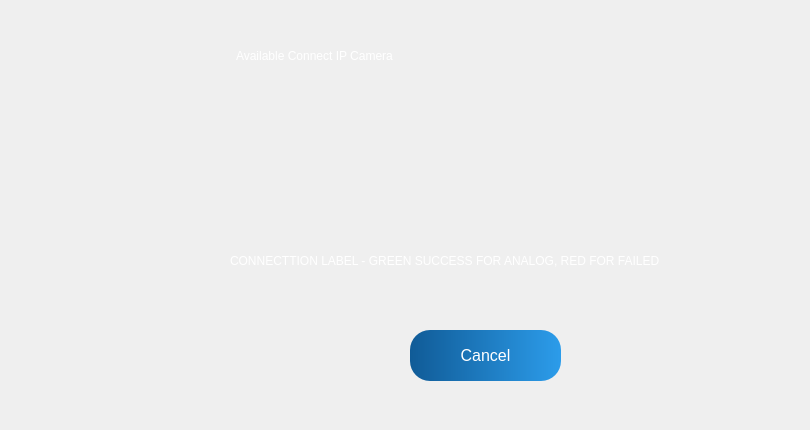
         <widget class="QWidget" name="cctvAvailableConnect_page">
          <widget class="QLabel" name="label_80">
           <property name="geometry">
            <rect>
             <x>170</x>
             <y>20</y>
             <width>631</width>
             <height>401</height>
            </rect>
           </property>
           <property name="text">
            <string/>
           </property>
           <property name="pixmap">
            <pixmap resource="detechRs.qrc">:/images/images/rectangleShape.png</pixmap>
           </property>
           <property name="scaledContents">
            <bool>true</bool>
           </property>
          </widget>
          <widget class="QLabel" name="label_81">
           <property name="geometry">
            <rect>
             <x>230</x>
             <y>40</y>
             <width>531</width>
             <height>31</height>
            </rect>
           </property>
           <property name="styleSheet">
            <string notr="true">QLabel
{
color: white;
font: 20px &quot;Roboto&quot;;
background-color: qlineargradient(spread:pad, x1:0, y1:0, x2:1, y2:0, stop:0 		rgba(155, 171, 183, 1), stop:1 rgba(45, 158, 236, 0));
}
</string>
           </property>
           <property name="text">
            <string>  Available Connect IP Camera</string>
           </property>
          </widget>
          <widget class="QLabel" name="connectionColor_label">
           <property name="geometry">
            <rect>
             <x>230</x>
             <y>220</y>
             <width>531</width>
             <height>81</height>
            </rect>
           </property>
           <property name="font">
            <font>
             <pointsize>9</pointsize>
             <weight>50</weight>
             <italic>false</italic>
             <bold>false</bold>
            </font>
           </property>
           <property name="styleSheet">
            <string notr="true">QLabel
{
color: white;
background-color: qlineargradient(spread:pad, x1:0, y1:0, x2:1, y2:0, stop:0 		rgba(155, 171, 183, 1), stop:1 rgba(45, 158, 236, 0));
}
</string>
           </property>
           <property name="text">
            <string>CONNECTTION LABEL - GREEN SUCCESS FOR ANALOG, RED FOR FAILED</string>
           </property>
          </widget>
          <widget class="QPushButton" name="cancelSetup_button">
           <property name="geometry">
            <rect>
             <x>410</x>
             <y>330</y>
             <width>151</width>
             <height>51</height>
            </rect>
           </property>
           <property name="font">
            <font>
             <pointsize>12</pointsize>
             <weight>50</weight>
             <italic>false</italic>
             <bold>false</bold>
            </font>
           </property>
           <property name="styleSheet">
            <string notr="true">QPushButton {
background-color: qlineargradient(spread:pad, x1:0, y1:0, x2:1, y2:0, stop:0 rgba(16, 91, 151, 255), stop:1 rgba(44, 156, 234, 255));
color: white;
border-radius: 20px;
}

QPushButton:hover {
    background: qradialgradient(
        cx: 0.3, cy: -0.4, fx: 0.3, fy: -0.4,
        radius: 1.35, stop: 0 rgb(119, 88, 127), stop: 1 rgb(28, 96, 255)
        );
    }

QPushButton:pressed {
    border-style: inset;
    background: qradialgradient(
        cx: 0.4, cy: -0.1, fx: 0.4, fy: -0.1,
        radius: 1.35, stop: 0 rgb(17, 21, 255), stop: 1 #ddd
        );
    }</string>
           </property>
           <property name="text">
            <string>Cancel</string>
           </property>
           <property name="icon">
            <iconset resource="detechRs.qrc">
             <normaloff>:/images/images/ri_login-circle-fill.png</normaloff>:/images/images/ri_login-circle-fill.png</iconset>
           </property>
           <property name="iconSize">
            <size>
             <width>30</width>
             <height>30</height>
            </size>
           </property>
          </widget>
         </widget>
